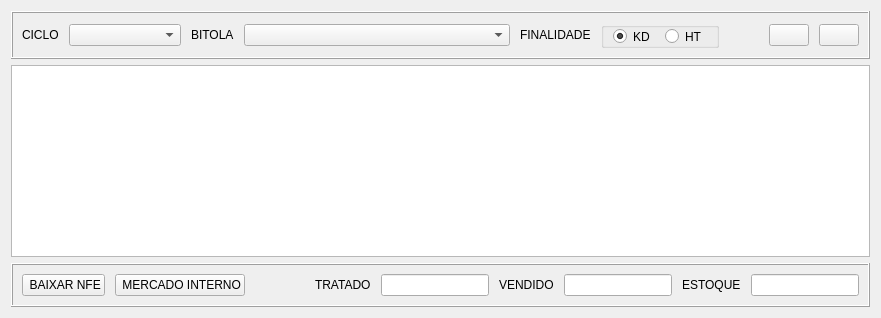
      <widget class="QWidget" name="page_stock">
       <layout class="QVBoxLayout" name="verticalLayout_2">
        <item>
         <widget class="QFrame" name="frame_3">
          <property name="frameShape">
           <enum>QFrame::Box</enum>
          </property>
          <property name="frameShadow">
           <enum>QFrame::Raised</enum>
          </property>
          <layout class="QHBoxLayout" name="horizontalLayout_6" stretch="1,2,0,0,0">
           <property name="spacing">
            <number>10</number>
           </property>
           <item>
            <layout class="QHBoxLayout" name="horizontalLayout_12">
             <property name="rightMargin">
              <number>0</number>
             </property>
             <item>
              <widget class="QLabel" name="label_20">
               <property name="text">
                <string>CICLO</string>
               </property>
               <property name="buddy">
                <cstring>cb_cycle_stock</cstring>
               </property>
              </widget>
             </item>
             <item>
              <widget class="QComboBox" name="cb_cycle_stock">
               <property name="sizePolicy">
                <sizepolicy hsizetype="Expanding" vsizetype="Fixed">
                 <horstretch>0</horstretch>
                 <verstretch>0</verstretch>
                </sizepolicy>
               </property>
               <property name="maxVisibleItems">
                <number>10</number>
               </property>
              </widget>
             </item>
            </layout>
           </item>
           <item>
            <layout class="QHBoxLayout" name="horizontalLayout_14">
             <property name="rightMargin">
              <number>0</number>
             </property>
             <item>
              <widget class="QLabel" name="label_22">
               <property name="text">
                <string>BITOLA</string>
               </property>
               <property name="buddy">
                <cstring>cb_bitola_stock</cstring>
               </property>
              </widget>
             </item>
             <item>
              <widget class="QComboBox" name="cb_bitola_stock">
               <property name="sizePolicy">
                <sizepolicy hsizetype="Expanding" vsizetype="Fixed">
                 <horstretch>0</horstretch>
                 <verstretch>0</verstretch>
                </sizepolicy>
               </property>
              </widget>
             </item>
            </layout>
           </item>
           <item>
            <layout class="QHBoxLayout" name="horizontalLayout_13">
             <property name="rightMargin">
              <number>0</number>
             </property>
             <item>
              <widget class="QLabel" name="label_21">
               <property name="text">
                <string>FINALIDADE</string>
               </property>
               <property name="buddy">
                <cstring>rb_kd_stock</cstring>
               </property>
              </widget>
             </item>
             <item>
              <widget class="QGroupBox" name="groupBox_2">
               <property name="sizePolicy">
                <sizepolicy hsizetype="Preferred" vsizetype="Fixed">
                 <horstretch>0</horstretch>
                 <verstretch>0</verstretch>
                </sizepolicy>
               </property>
               <property name="minimumSize">
                <size>
                 <width>0</width>
                 <height>26</height>
                </size>
               </property>
               <property name="title">
                <string/>
               </property>
               <layout class="QHBoxLayout" name="horizontalLayout_4">
                <property name="spacing">
                 <number>10</number>
                </property>
                <property name="topMargin">
                 <number>0</number>
                </property>
                <property name="bottomMargin">
                 <number>0</number>
                </property>
                <item>
                 <widget class="QRadioButton" name="rb_kd_stock">
                  <property name="text">
                   <string>KD</string>
                  </property>
                  <property name="checked">
                   <bool>true</bool>
                  </property>
                 </widget>
                </item>
                <item>
                 <widget class="QRadioButton" name="rb_ht_stock">
                  <property name="text">
                   <string>HT</string>
                  </property>
                 </widget>
                </item>
               </layout>
              </widget>
             </item>
            </layout>
           </item>
           <item>
            <spacer name="horizontalSpacer_9">
             <property name="orientation">
              <enum>Qt::Horizontal</enum>
             </property>
             <property name="sizeHint" stdset="0">
              <size>
               <width>40</width>
               <height>20</height>
              </size>
             </property>
            </spacer>
           </item>
           <item>
            <layout class="QHBoxLayout" name="horizontalLayout_20">
             <property name="rightMargin">
              <number>0</number>
             </property>
             <item>
              <widget class="QPushButton" name="bt_search_stock">
               <property name="sizePolicy">
                <sizepolicy hsizetype="Fixed" vsizetype="Fixed">
                 <horstretch>0</horstretch>
                 <verstretch>0</verstretch>
                </sizepolicy>
               </property>
               <property name="cursor">
                <cursorShape>PointingHandCursor</cursorShape>
               </property>
               <property name="text">
                <string/>
               </property>
               <property name="icon">
                <iconset resource="resource.qrc">
                 <normaloff>:/icons/assets/search-32.png</normaloff>:/icons/assets/search-32.png</iconset>
               </property>
               <property name="iconSize">
                <size>
                 <width>32</width>
                 <height>32</height>
                </size>
               </property>
               <property name="shortcut">
                <string>Ctrl+P</string>
               </property>
              </widget>
             </item>
             <item>
              <widget class="QPushButton" name="bt_clear_stock">
               <property name="sizePolicy">
                <sizepolicy hsizetype="Fixed" vsizetype="Fixed">
                 <horstretch>0</horstretch>
                 <verstretch>0</verstretch>
                </sizepolicy>
               </property>
               <property name="cursor">
                <cursorShape>PointingHandCursor</cursorShape>
               </property>
               <property name="text">
                <string/>
               </property>
               <property name="icon">
                <iconset resource="resource.qrc">
                 <normaloff>:/icons/assets/erase-32.png</normaloff>:/icons/assets/erase-32.png</iconset>
               </property>
               <property name="iconSize">
                <size>
                 <width>32</width>
                 <height>32</height>
                </size>
               </property>
               <property name="shortcut">
                <string>Ctrl+L</string>
               </property>
              </widget>
             </item>
            </layout>
           </item>
          </layout>
         </widget>
        </item>
        <item>
         <widget class="QTableView" name="tv_stock">
          <property name="sizeIncrement">
           <size>
            <width>0</width>
            <height>0</height>
           </size>
          </property>
          <property name="selectionMode">
           <enum>QAbstractItemView::SingleSelection</enum>
          </property>
          <property name="selectionBehavior">
           <enum>QAbstractItemView::SelectRows</enum>
          </property>
          <attribute name="horizontalHeaderDefaultSectionSize">
           <number>80</number>
          </attribute>
          <attribute name="horizontalHeaderShowSortIndicator" stdset="0">
           <bool>false</bool>
          </attribute>
         </widget>
        </item>
        <item>
         <widget class="QFrame" name="frame_4">
          <property name="minimumSize">
           <size>
            <width>0</width>
            <height>30</height>
           </size>
          </property>
          <property name="frameShape">
           <enum>QFrame::Box</enum>
          </property>
          <property name="frameShadow">
           <enum>QFrame::Raised</enum>
          </property>
          <layout class="QHBoxLayout" name="horizontalLayout_39" stretch="1,0,0,0,0">
           <property name="spacing">
            <number>10</number>
           </property>
           <item>
            <layout class="QHBoxLayout" name="horizontalLayout_38" stretch="0,0">
             <property name="rightMargin">
              <number>0</number>
             </property>
             <item>
              <widget class="QPushButton" name="bt_discount_stock">
               <property name="sizePolicy">
                <sizepolicy hsizetype="Expanding" vsizetype="Fixed">
                 <horstretch>0</horstretch>
                 <verstretch>0</verstretch>
                </sizepolicy>
               </property>
               <property name="cursor">
                <cursorShape>PointingHandCursor</cursorShape>
               </property>
               <property name="text">
                <string> BAIXAR NFE</string>
               </property>
               <property name="icon">
                <iconset resource="resource.qrc">
                 <normaloff>:/icons/assets/document-32.png</normaloff>:/icons/assets/document-32.png</iconset>
               </property>
               <property name="iconSize">
                <size>
                 <width>32</width>
                 <height>32</height>
                </size>
               </property>
               <property name="shortcut">
                <string>Ctrl+B</string>
               </property>
              </widget>
             </item>
             <item>
              <widget class="QPushButton" name="bt_leaving_stock">
               <property name="sizePolicy">
                <sizepolicy hsizetype="Expanding" vsizetype="Fixed">
                 <horstretch>0</horstretch>
                 <verstretch>0</verstretch>
                </sizepolicy>
               </property>
               <property name="cursor">
                <cursorShape>PointingHandCursor</cursorShape>
               </property>
               <property name="text">
                <string> MERCADO INTERNO</string>
               </property>
               <property name="icon">
                <iconset resource="resource.qrc">
                 <normaloff>:/icons/assets/recycling-32.png</normaloff>:/icons/assets/recycling-32.png</iconset>
               </property>
               <property name="iconSize">
                <size>
                 <width>32</width>
                 <height>32</height>
                </size>
               </property>
               <property name="shortcut">
                <string>Ctrl+M</string>
               </property>
              </widget>
             </item>
            </layout>
           </item>
           <item>
            <spacer name="horizontalSpacer_3">
             <property name="orientation">
              <enum>Qt::Horizontal</enum>
             </property>
             <property name="sizeHint" stdset="0">
              <size>
               <width>60</width>
               <height>20</height>
              </size>
             </property>
            </spacer>
           </item>
           <item>
            <layout class="QHBoxLayout" name="horizontalLayout_40" stretch="0,0">
             <property name="leftMargin">
              <number>0</number>
             </property>
             <property name="rightMargin">
              <number>0</number>
             </property>
             <item>
              <widget class="QLabel" name="label_23">
               <property name="text">
                <string>TRATADO</string>
               </property>
               <property name="buddy">
                <cstring>txt_treatment_stock</cstring>
               </property>
              </widget>
             </item>
             <item>
              <widget class="QLineEdit" name="txt_treatment_stock">
               <property name="readOnly">
                <bool>true</bool>
               </property>
              </widget>
             </item>
            </layout>
           </item>
           <item>
            <layout class="QHBoxLayout" name="horizontalLayout_41" stretch="0,0">
             <property name="leftMargin">
              <number>0</number>
             </property>
             <property name="rightMargin">
              <number>0</number>
             </property>
             <item>
              <widget class="QLabel" name="label_24">
               <property name="text">
                <string>VENDIDO</string>
               </property>
               <property name="buddy">
                <cstring>txt_sold_stock</cstring>
               </property>
              </widget>
             </item>
             <item>
              <widget class="QLineEdit" name="txt_sold_stock">
               <property name="readOnly">
                <bool>true</bool>
               </property>
              </widget>
             </item>
            </layout>
           </item>
           <item>
            <layout class="QHBoxLayout" name="horizontalLayout_42" stretch="0,0">
             <property name="leftMargin">
              <number>0</number>
             </property>
             <property name="rightMargin">
              <number>0</number>
             </property>
             <item>
              <widget class="QLabel" name="label_27">
               <property name="text">
                <string>ESTOQUE</string>
               </property>
              </widget>
             </item>
             <item>
              <widget class="QLineEdit" name="txt_stock_stock">
               <property name="readOnly">
                <bool>true</bool>
               </property>
              </widget>
             </item>
            </layout>
           </item>
          </layout>
         </widget>
        </item>
       </layout>
      </widget>
